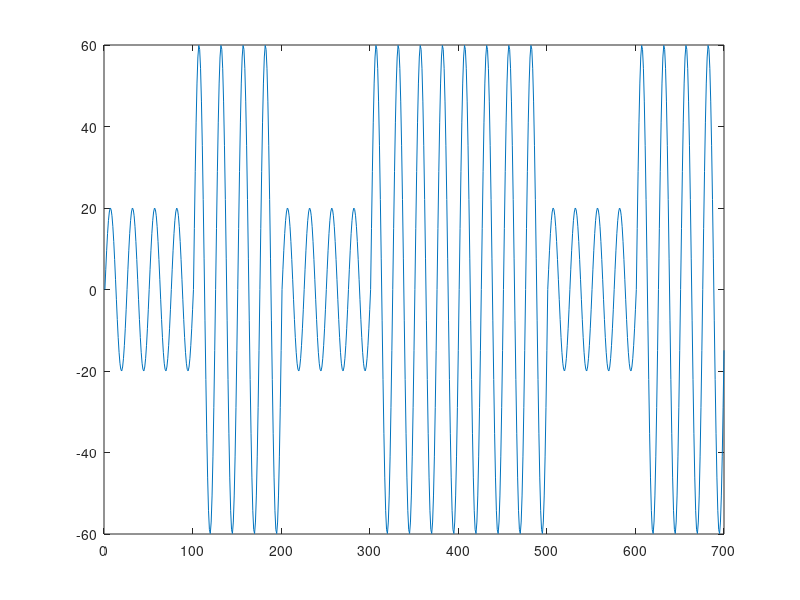

This chart was generated by the following MATLAB code:
clc;
clear all;
bit=[0 1 0 1 1 0 1];
len=length(bit);
t=0:.001:0.799;
f=40;
for i=1:1:len
    if bit(i)==0
        y(((i-1)*100+1):i*100)=20*sin(2*pi*f*t(((i-1)*100+1):i*100));
    elseif bit(i)==1
        y(((i-1)*100+1):i*100)=60*sin(2*pi*f*t(((i-1)*100+1):i*100));
    end
end

plot(y);